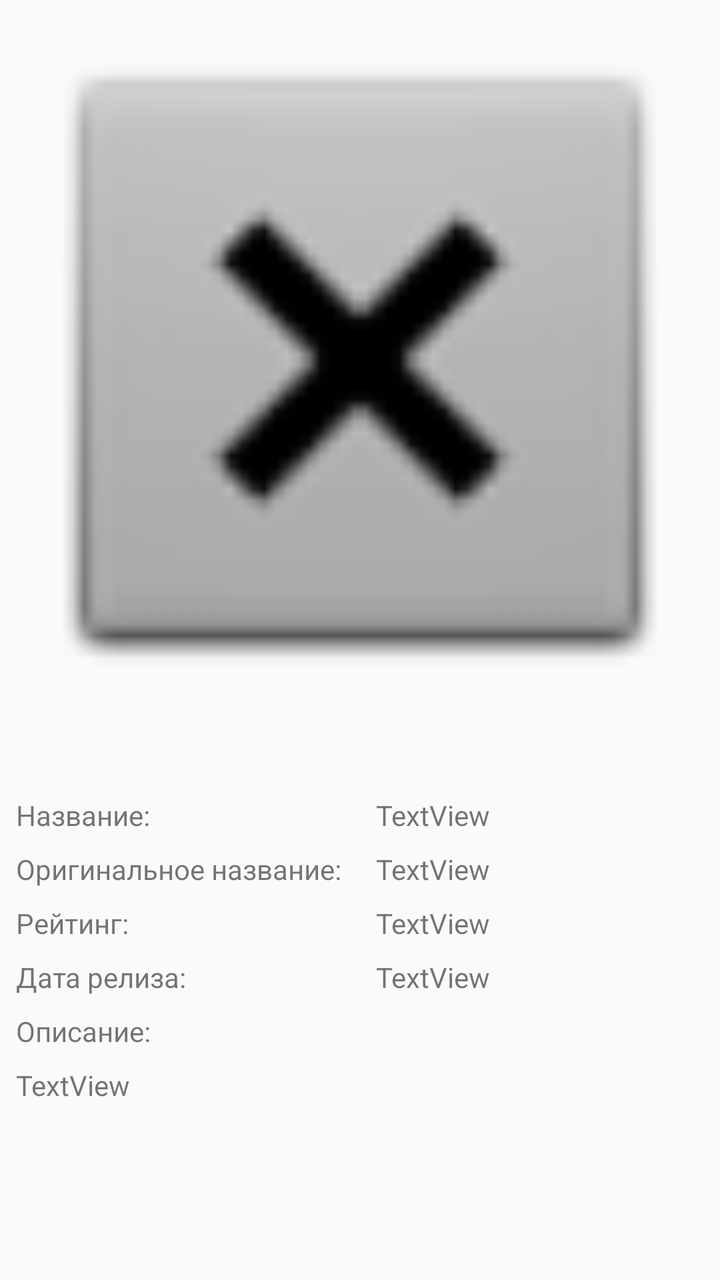
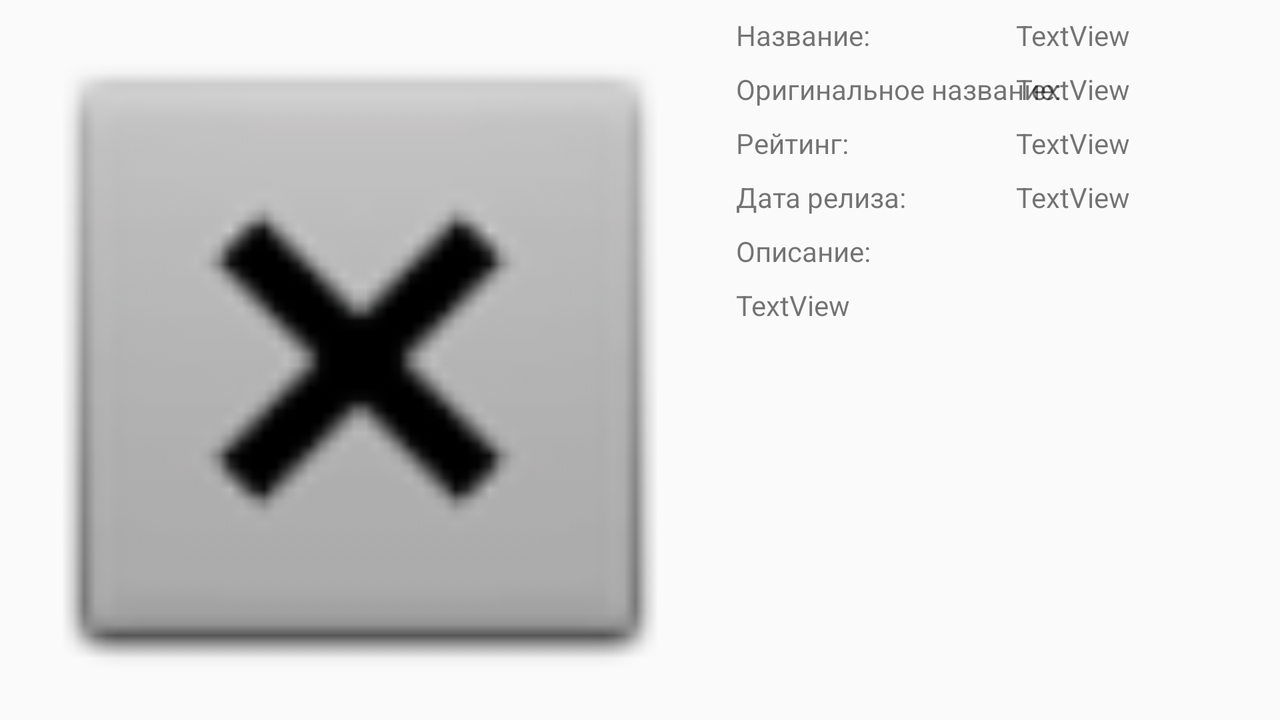

Compare how this app lays out the same screen by default and in its alternative resource folder. The renders come first, then the two layout files and the values they reference.
<!-- AndroidManifest.xml: application theme AppTheme -->
<!-- res/layout/activity_detail.xml -->
<ScrollView xmlns:android="http://schemas.android.com/apk/res/android"
    xmlns:app="http://schemas.android.com/apk/res-auto"
    xmlns:tools="http://schemas.android.com/tools"
    android:layout_width="match_parent"
    android:layout_height="match_parent"
    android:id="@+id/scrollViewInfo"
    tools:context=".DetailActivity">

    <androidx.constraintlayout.widget.ConstraintLayout
        android:layout_width="match_parent"
        android:layout_height="wrap_content">

        <ImageView
            android:id="@+id/imageViewBigPoster"
            android:layout_width="0dp"
            android:layout_height="wrap_content"
            android:adjustViewBounds="true"
            android:contentDescription="@string/poster_of_movie"
            app:layout_constraintEnd_toEndOf="parent"
            app:layout_constraintStart_toStartOf="parent"
            app:layout_constraintTop_toTopOf="parent"
            app:srcCompat="@android:drawable/btn_dialog" />

        <ImageView
            android:id="@+id/imageViewAddToFavourite"
            android:layout_width="@dimen/size60_of_star"
            android:layout_height="@dimen/size60_of_star"
            android:layout_marginEnd="16dp"
            android:layout_marginRight="16dp"
            android:contentDescription="@string/favourite_film"
            android:onClick="onClickChangeFavourite"
            app:layout_constraintBottom_toBottomOf="@+id/imageViewBigPoster"
            app:layout_constraintEnd_toEndOf="@+id/imageViewBigPoster"
            app:layout_constraintTop_toBottomOf="@+id/imageViewBigPoster"
            app:srcCompat="@drawable/favourite_remove" />

        <include
            layout="@layout/movie_info"
            android:id="@+id/movieInfo"
            android:layout_width="0dp"
            android:layout_height="wrap_content"
            app:layout_constraintStart_toStartOf="parent"
            app:layout_constraintEnd_toEndOf="parent"
            app:layout_constraintTop_toBottomOf="@+id/imageViewAddToFavourite"
            />


    </androidx.constraintlayout.widget.ConstraintLayout>
</ScrollView>
<!-- res/layout/movie_info.xml (included above) -->
<?xml version="1.0" encoding="utf-8"?>
<androidx.constraintlayout.widget.ConstraintLayout xmlns:android="http://schemas.android.com/apk/res/android"
    xmlns:app="http://schemas.android.com/apk/res-auto"
    android:layout_width="match_parent"
    android:layout_height="match_parent"
    android:orientation="vertical">

    <TextView
        android:id="@+id/textViewLabelTitle"
        android:layout_width="wrap_content"
        android:layout_height="wrap_content"
        android:layout_marginStart="8dp"
        android:layout_marginLeft="8dp"
        android:layout_marginTop="8dp"
        android:text="@string/title"
        app:layout_constraintStart_toStartOf="parent"
        app:layout_constraintTop_toTopOf="parent" />

    <View
        style="@style/BorderStyle"
        app:layout_constraintBottom_toTopOf="@id/textViewOriginalTitle"
        app:layout_constraintEnd_toEndOf="parent"
        app:layout_constraintStart_toStartOf="parent"
        app:layout_constraintTop_toBottomOf="@id/textViewTitle" />

    <androidx.constraintlayout.widget.Guideline
        android:id="@+id/guidelineCenter"
        android:layout_width="wrap_content"
        android:layout_height="wrap_content"
        android:orientation="vertical"
        app:layout_constraintGuide_percent="0.5" />

    <TextView
        android:id="@+id/textViewTitle"
        android:layout_width="0dp"
        android:layout_height="wrap_content"
        android:layout_marginStart="8dp"
        android:layout_marginTop="8dp"
        android:layout_marginEnd="8dp"
        android:text="TextView"
        app:layout_constraintEnd_toEndOf="parent"
        app:layout_constraintStart_toStartOf="@+id/guidelineCenter"
        app:layout_constraintTop_toTopOf="parent" />

    <TextView
        android:id="@+id/textViewLabelOriginalTitle"
        android:layout_width="wrap_content"
        android:layout_height="wrap_content"
        android:layout_marginStart="8dp"
        android:layout_marginLeft="8dp"
        android:layout_marginTop="8dp"
        android:text="@string/origina_title"
        app:layout_constraintStart_toStartOf="parent"
        app:layout_constraintTop_toBottomOf="@+id/textViewTitle" />

    <TextView
        android:id="@+id/textViewOriginalTitle"
        android:layout_width="0dp"
        android:layout_height="wrap_content"
        android:layout_marginStart="8dp"
        android:layout_marginTop="8dp"
        android:layout_marginEnd="8dp"
        android:text="TextView"
        app:layout_constraintEnd_toEndOf="parent"
        app:layout_constraintStart_toStartOf="@+id/guidelineCenter"
        app:layout_constraintTop_toBottomOf="@+id/textViewTitle" />

    <View
        style="@style/BorderStyle"
        app:layout_constraintBottom_toTopOf="@id/textViewRating"
        app:layout_constraintEnd_toEndOf="parent"
        app:layout_constraintStart_toStartOf="parent"
        app:layout_constraintTop_toBottomOf="@id/textViewOriginalTitle" />

    <TextView
        android:id="@+id/textViewLabelRating"
        android:layout_width="wrap_content"
        android:layout_height="wrap_content"
        android:layout_marginStart="8dp"
        android:layout_marginLeft="8dp"
        android:layout_marginTop="8dp"
        android:text="@string/rating"
        app:layout_constraintStart_toStartOf="parent"
        app:layout_constraintTop_toBottomOf="@+id/textViewOriginalTitle" />

    <TextView
        android:id="@+id/textViewRating"
        android:layout_width="wrap_content"
        android:layout_height="wrap_content"
        android:layout_marginStart="8dp"
        android:layout_marginLeft="8dp"
        android:layout_marginTop="8dp"
        android:text="TextView"
        app:layout_constraintStart_toStartOf="@+id/guidelineCenter"
        app:layout_constraintTop_toBottomOf="@+id/textViewOriginalTitle" />

    <View style="@style/BorderStyle"
        app:layout_constraintStart_toStartOf="parent"
        app:layout_constraintEnd_toEndOf="parent"
        app:layout_constraintTop_toBottomOf="@id/textViewOriginalTitle"
        app:layout_constraintBottom_toTopOf="@id/textViewRating"/>

    <TextView
        android:id="@+id/textViewLabelReleaseDate"
        android:layout_width="wrap_content"
        android:layout_height="wrap_content"
        android:layout_marginStart="8dp"
        android:layout_marginLeft="8dp"
        android:layout_marginTop="8dp"
        android:text="@string/release_date"
        app:layout_constraintStart_toStartOf="parent"
        app:layout_constraintTop_toBottomOf="@+id/textViewRating" />

    <TextView
        android:id="@+id/textViewReleaseDate"
        android:layout_width="0dp"
        android:layout_height="wrap_content"
        android:layout_marginStart="8dp"
        android:layout_marginTop="8dp"
        android:layout_marginEnd="8dp"
        android:text="TextView"
        app:layout_constraintEnd_toEndOf="parent"
        app:layout_constraintStart_toStartOf="@+id/guidelineCenter"
        app:layout_constraintTop_toBottomOf="@+id/textViewRating" />

    <View style="@style/BorderStyle"
        app:layout_constraintStart_toStartOf="parent"
        app:layout_constraintEnd_toEndOf="parent"
        app:layout_constraintTop_toBottomOf="@id/textViewOriginalTitle"
        app:layout_constraintBottom_toTopOf="@id/textViewRating"/>

    <TextView
        android:id="@+id/textViewLabelDescription"
        android:layout_width="wrap_content"
        android:layout_height="wrap_content"
        android:layout_marginStart="8dp"
        android:layout_marginLeft="8dp"
        android:layout_marginTop="8dp"
        android:text="@string/description"
        app:layout_constraintStart_toStartOf="parent"
        app:layout_constraintTop_toBottomOf="@+id/textViewReleaseDate" />

    <TextView
        android:id="@+id/textViewOverview"
        android:layout_width="wrap_content"
        android:layout_height="wrap_content"
        android:layout_marginStart="8dp"
        android:layout_marginLeft="8dp"
        android:layout_marginTop="8dp"
        android:text="TextView"
        app:layout_constraintStart_toStartOf="parent"
        app:layout_constraintTop_toBottomOf="@+id/textViewLabelDescription" />

    <View style="@style/BorderStyle"
        app:layout_constraintStart_toStartOf="parent"
        app:layout_constraintEnd_toEndOf="parent"
        app:layout_constraintTop_toBottomOf="@id/textViewOriginalTitle"
        app:layout_constraintBottom_toTopOf="@id/textViewRating"/>

    <androidx.recyclerview.widget.RecyclerView
        android:id="@+id/recyclerViewTrailers"
        android:layout_width="0dp"
        android:layout_height="wrap_content"
        android:nestedScrollingEnabled="false"
        app:layout_constraintEnd_toEndOf="parent"
        app:layout_constraintStart_toStartOf="parent"
        app:layout_constraintTop_toBottomOf="@id/textViewOverview" />

    <androidx.recyclerview.widget.RecyclerView
        android:id="@+id/recyclerViewReviews"
        android:layout_width="0dp"
        android:layout_height="wrap_content"
        android:nestedScrollingEnabled="false"
        app:layout_constraintEnd_toEndOf="parent"
        app:layout_constraintStart_toStartOf="parent"
        app:layout_constraintTop_toBottomOf="@id/recyclerViewTrailers" />

</androidx.constraintlayout.widget.ConstraintLayout>
<!-- resources referenced by this layout -->
<resources>
  <dimen name="size60_of_star">60dp</dimen>
  <string name="description">Описание:</string>
  <string name="favourite_film">Избранный фильм</string>
  <string name="origina_title">Оригинальное название:</string>
  <string name="poster_of_movie">Постер к фильму</string>
  <string name="rating">Рейтинг:</string>
  <string name="release_date">Дата релиза:</string>
  <string name="title">Название:</string>
  <style name="BorderStyle">
          <item name="android:layout_height">1dp</item>
          <item name="android:layout_width">0dp</item>
          <item name="android:background">@color/colorLightGrey</item>
      </style>
  <style name="AppTheme" parent="Theme.AppCompat.Light.DarkActionBar">
          
          <item name="colorPrimary">@color/colorPrimary</item>
          <item name="colorPrimaryDark">@color/colorPrimaryDark</item>
          <item name="colorAccent">@color/colorAccent</item>
      </style>
</resources>
<!-- res/layout-land/activity_detail.xml (the author's variant of the layout above) -->
<!-- drawn on the phone turned sideways -->
<androidx.constraintlayout.widget.ConstraintLayout xmlns:android="http://schemas.android.com/apk/res/android"
    xmlns:app="http://schemas.android.com/apk/res-auto"
    xmlns:tools="http://schemas.android.com/tools"
    android:layout_width="match_parent"
    android:layout_height="match_parent"
    tools:context=".DetailActivity">

    <ImageView
        android:id="@+id/imageViewBigPoster"
        android:layout_width="wrap_content"
        android:layout_height="0dp"
        android:adjustViewBounds="true"
        android:contentDescription="@string/poster_of_movie"
        app:layout_constraintBottom_toBottomOf="parent"
        app:layout_constraintStart_toStartOf="parent"
        app:layout_constraintTop_toTopOf="parent"
        app:srcCompat="@android:drawable/btn_dialog" />

    <ImageView
        android:id="@+id/imageViewAddToFavourite"
        android:layout_width="@dimen/size40_of_star"
        android:layout_height="@dimen/size40_of_star"
        android:layout_marginTop="16dp"
        android:layout_marginEnd="16dp"
        android:layout_marginRight="16dp"
        android:contentDescription="@string/favourite_film"
        android:onClick="onClickChangeFavourite"
        app:layout_constraintEnd_toEndOf="@+id/imageViewBigPoster"
        app:layout_constraintTop_toTopOf="@+id/imageViewBigPoster"
        app:srcCompat="@drawable/favourite_remove" />

    <ScrollView
        android:id="@+id/scrollViewInfo"
        android:layout_width="0dp"
        android:layout_height="0dp"
        app:layout_constraintBottom_toBottomOf="parent"
        app:layout_constraintEnd_toEndOf="parent"
        app:layout_constraintStart_toEndOf="@+id/imageViewBigPoster"
        app:layout_constraintTop_toTopOf="parent">

        <include
            android:id="@+id/movieInfo"
            layout="@layout/movie_info"
            android:layout_width="match_parent"
            android:layout_height="wrap_content" />
    </ScrollView>


</androidx.constraintlayout.widget.ConstraintLayout>
<!-- resources referenced by the variant -->
<!-- as the phone turned sideways resolves them -->
<resources>
  <dimen name="size40_of_star">40dp</dimen>
  <string name="description">Описание:</string>
  <string name="favourite_film">Избранный фильм</string>
  <string name="origina_title">Оригинальное название:</string>
  <string name="poster_of_movie">Постер к фильму</string>
  <string name="rating">Рейтинг:</string>
  <string name="release_date">Дата релиза:</string>
  <string name="title">Название:</string>
  <style name="BorderStyle">
          <item name="android:layout_height">1dp</item>
          <item name="android:layout_width">0dp</item>
          <item name="android:background">@color/colorLightGrey</item>
      </style>
  <style name="AppTheme" parent="Theme.AppCompat.Light.DarkActionBar">
          
          <item name="colorPrimary">@color/colorPrimary</item>
          <item name="colorPrimaryDark">@color/colorPrimaryDark</item>
          <item name="colorAccent">@color/colorAccent</item>
      </style>
</resources>
